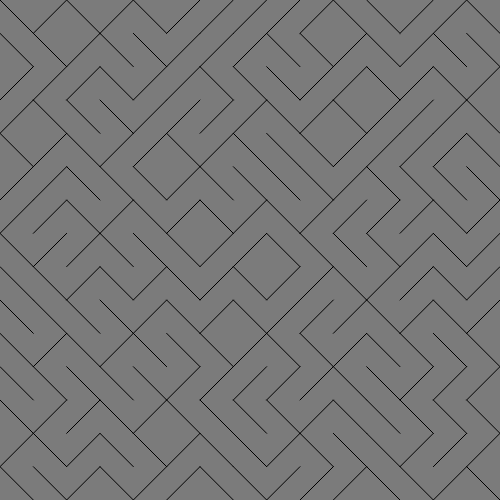
Frame 1 (no input)
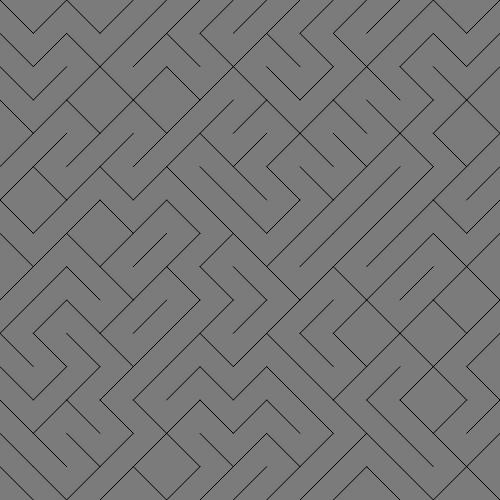
Frame 2 (the mouse pressed at the canvas centre, redrawn once)

The p5.js sketch that drew these frames (run headless with seeded random() and noise() and a simulated clock; the mouse was pressed at the canvas centre and the sketch redrawn once):

// p5.js sketch
// ── sketch.js
'use strict';

// Declare variables for tiles
let noOfTiles = 15;
let tileWidth;


function setup(){
	createCanvas(500, 500);
}

function draw(){
    background(123);
    noLoop();
    
	tileWidth = width / noOfTiles;	// the width of the tiles

    // create a grid that will contain a list of lines
	for(let gridY = 0; gridY < noOfTiles; gridY++){
		for(let gridX = 0; gridX < noOfTiles; gridX++){

			// we use push and pop so the individual shapes are drawn at the appropriate location without overlapping
			push();
			// translate the tiles so lines fit in the grid
			translate(gridX * tileWidth + tileWidth/2, gridY * tileWidth + tileWidth/2);
			// Add a random number so the type of lines are drawn randomly on the page
			let choice = Math.floor(random(0, 2));
			// if the random number is 0 then draw the line to the right else to the left
			if(choice == 0){
				// draw the left slanting line
				line(-tileWidth/2, tileWidth/2, tileWidth/2, -tileWidth/2);
			} else {
				// draw the right slanting line
				line(-tileWidth/2, -tileWidth/2, tileWidth/2, tileWidth/2);
			}
			pop();
		}
	}
}
